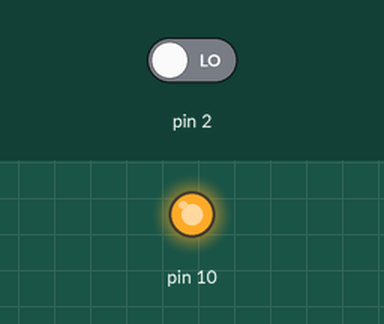
Recording of a sketch running on a simulated Arduino Uno, built with avr-gcc and run on an emulated ATmega328P. Parts: output pins drawn as LEDs (lit = HIGH). The test bench sets the inputs (shaded band); at power-on: pin 2 LOW. What the sketch prints to the serial monitor is not drawn.

Above: at 0.1 s.
Timing chart, 0 to 1.6 s (numbered marks = the images above):
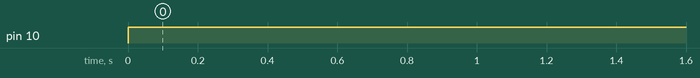

Measured:
- by itself, pin 10: LOW → HIGH at 0.00 s

The sketch:

cdc_emulator.ino.ino
```cpp
#include "SPI.h"
//#include <softwareserial.h>

#define DataOut 12
#define BUFFER 10

#define BYTES_DELAY 874 // 874 750
#define PACKET_DELAY 41

#define Data_out_interrupt 0

#define CDC_PREFIX1 0x53
#define CDC_PREFIX2 0x2C

#define CDC_END_CMD 0x14
#define CDC_END_CMD2 0x38
#define CDC_PLAY 0xE4
#define CDC_STOP 0x10
#define CDC_NEXT 0xF8
#define CDC_PREV 0x78
#define CDC_SEEK_FWD 0xD8
#define CDC_SEEK_RWD 0x58
#define cd1 0x0C
#define cd2 0x8C
#define cd3 0x4C
#define cd4 0xCC
#define cd5 0x2C
#define cd6 0xAC
#define CDC_SCAN 0xA0
#define CDC_SFL 0x60
#define CDC_PLAY_NORMAL 0x08

#define MODE_PLAY 0xFF
#define MODE_SHFFL 0x55
#define MODE_SCAN 0x00

volatile uint16_t captimehi = 0;
volatile uint16_t captimelo = 0;
volatile uint8_t capturingstart = 0;
volatile uint8_t capturingbytes = 0;
volatile uint32_t cmd [BUFFER];
volatile uint8_t cmd_write_buffer_pointer = 0;
volatile uint8_t cmd_read_buffer_pointer = 0;
volatile uint8_t cmdbit = 0;
volatile uint8_t newcmd [BUFFER];
volatile uint8_t prev_cmd = 0;

volatile uint8_t cd = 0xBE;
volatile uint8_t tr = 0xFE;
volatile uint8_t mode = MODE_PLAY;
volatile uint8_t idle = 1;
volatile uint8_t load_cd = 0;

uint8_t getCommand (uint32_t cmd2);
void send_package (uint8_t c0, uint8_t c1, uint8_t c2, uint8_t c3, uint8_t c4, uint8_t c5, uint8_t c6, uint8_t c7);
void read_Data_out ();
void prev_song();
void toggle_play_mode();
void next_song();
void play_cd (uint8_t cd);

void setup()
{
  pinMode (DataOut, INPUT_PULLUP);
  attachInterrupt (Data_out_interrupt, read_Data_out, CHANGE);
  cli (); //stop interrupts
  TCCR1A = 0; // set entire TCCR1A register to 0
  TCCR1B = 0; // same for TCCR1B
  TCNT1 = 0; // initialize counter value to 0
  // Set CS11 bit for 8 => tick every 1us @ 8MHz, 0.5us @ 16MHz
  // Set CS11 bit and CS10 for 64 prescaler => tick every 8us @ 8MHz, 4us @ 16MHz
  TCCR1B |= (1 << CS11); // | (1 << CS10);
  sei(); // allow interrupts
  Serial.begin(9600);
  Serial.println("start");
  SPI.begin();
  SPI.setBitOrder(MSBFIRST);
  SPI.setDataMode(SPI_MODE1);
  //SPI.setClockDivider(SPI_CLOCK_DIV128); // 62.5kHz@8MHz 125kHz @ 16MHz
  SPI.setClockDivider(SPI_CLOCK_DIV64); //125kHz@8MHz

  send_package (0x74, 0xBE, 0xFE, 0xFF, 0xFF, mode, 0x8F, 0x7C); // idle
  delay(10);
  send_package (0x34, 0xFF, 0xFE, 0xFE, 0xFE, 0xFF, 0xFA, 0x3C); //load disc
  delay(100);
  send_package (0x74, 0xBE, 0xFE, 0xFF, 0xFF, mode, 0x8F, 0x7C); // idle
  delay(10);

  while(1)
  {
    send_package(0x34, cd, tr, 0xFF, 0xFF, 0xFF, 0xCF, 0x3C);
    delay(PACKET_DELAY);


  }
}


void loop()
{
  /*

     for (int cmd_read_buffer_pointer = 0; cmd_read_buffer_pointer < BUFFER; cmd_read_buffer_pointer++)
   {
      Serial.println("test");
      if (newcmd [cmd_read_buffer_pointer])
      {
          //Tmp_cmd = getCommand(cmd);
          Serial.println(cmd[cmd_read_buffer_pointer], HEX);
          switch( getCommand (cmd [cmd_read_buffer_pointer]))
          {
            case CDC_STOP:
              prev_cmd = CDC_STOP;
              break;
            case CDC_PLAY_NORMAL:
              prev_cmd = CDC_PLAY_NORMAL;
              break;
            case CDC_PLAY:
              prev_cmd = CDC_PLAY;
              break;
            case CDC_PREV:
              prev_cmd = CDC_PREV;
              break;
            case CDC_NEXT:
              prev_cmd = CDC_NEXT;
              break;
            case cd1:
              prev_cmd = cd1;
              break;
            case cd2:
              prev_cmd = cd2;
              break;
            case cd3:
              prev_cmd = cd3;
              break;
            case cd4:
              prev_cmd = cd4;
              break;
            case cd5:
              prev_cmd = cd5;
              break;
            case cd6:
              prev_cmd = cd6;
              break;
            case CDC_END_CMD:
              if (prev_cmd == CDC_PLAY_NORMAL || prev_cmd == CDC_PLAY)
              {
                 idle = 0;
                 mode = MODE_PLAY;
                 toggle_play_mode();
              }
              else if (prev_cmd == CDC_PREV)
              {
                idle = 0;
                tr++;
                prev_song();
              }
              else if (prev_cmd == CDC_NEXT)
              {
                idle = 0;
                tr--;
                next_song();
              }
              else if (prev_cmd == CDC_STOP)
              {
                idle = 1;
                toggle_play_mode();
              }
              prev_cmd = 0;
              break;
            case CDC_END_CMD2:
              if (prev_cmd == cd1)
              {
                idle = 0;
                cd = 0xBE;
                play_cd(cd);
              }
              else if (prev_cmd == cd2)
              {
                idle = 0;
                cd = 0xBD;
                play_cd(cd);
              }
              else if (prev_cmd == cd3)
              {
                idle = 0;
                cd = 0xBC;
                play_cd(cd);
              }
              else if (prev_cmd == cd4)
              {
                idle = 0;
                cd = 0xBB;
                play_cd(cd);
              }
              else if (prev_cmd == cd5)
              {
                idle = 0;
                cd = 0xBA;
                play_cd(cd);
              }
              else if (prev_cmd == cd6)
              {
                idle = 0;
                cd = 0xB9;
                play_cd(cd);
              }
              prev_cmd = 0;
              break;
          }
          newcmd [cmd_read_buffer_pointer] = 0;
          Serial.print("CD:");
          Serial.print(cd, HEX);
          Serial.print("TR:");
          Serial.print("mode:");
          Serial.print(mode, HEX);
          Serial.print("idle:");
          Serial.print(idle);
      }
   }

   if (idle)
   {
    send_package(0x34, cd, tr, 0xFF, 0xFF, mode, 0xCF, 0x3C);
   }
   else
   {
    send_package(0x34, cd, tr, 0xFF, 0xFF, mode, 0xCF, 0x3C);
   }

  i++;
  if (i > 1000)
  {
    i = 0;
    cd--;
    tr--;
  }
  */

}

uint8_t getCommand(uint32_t cmd2)
{
  if (((cmd2 >> 24) & 0xFF) == CDC_PREFIX1 && ((cmd2 >> 16) & 0xFF) == CDC_PREFIX2)
    if (((cmd2 >> 8) & 0xFF) == (0xFF ^ ((cmd2) & 0xFF)))
      return (cmd2 >> 8) & 0xFF;
  return 0;
}

void send_package(uint8_t c0, uint8_t c1, uint8_t c2, uint8_t c3, uint8_t c4, uint8_t c5, uint8_t c6, uint8_t c7)
{
  SPI.transfer(c0);
  delayMicroseconds(BYTES_DELAY);
  SPI.transfer(c1);
  delayMicroseconds(BYTES_DELAY);
  SPI.transfer(c2);
  delayMicroseconds(BYTES_DELAY);
  SPI.transfer(c3);
  delayMicroseconds(BYTES_DELAY);
  SPI.transfer(c4);
  delayMicroseconds(BYTES_DELAY);
  SPI.transfer(c5);
  delayMicroseconds(BYTES_DELAY);
  SPI.transfer(c6);
  delayMicroseconds(BYTES_DELAY);
  SPI.transfer(c7);
}

void read_Data_out() // remote signals
{
  // if (newcmd == 0) {
  if (digitalRead(DataOut))
  {
    if (capturingstart || capturingbytes)
    {
      captimelo = TCNT1;
    }
    else
    {
      capturingstart = 1;
    }
    TCNT1 = 0;

    // eval times
    // tick @ 0.5us
    // 9000us HIGH and 4500us LOW
    if (captimehi > 17000 && captimelo > 8000) // && captimehi < 19000/8 && captimelo < 10000)
    {
      capturingstart = 0;
      capturingbytes = 1;
      //Cmdbit = 0;
      //Cmd = 0;
      //Serial.println("startseq Found ");
    }// Logic one = 1700us
    else if(capturingbytes && captimelo > 3300) // && captimelo < 3500)
    {
      //Serial.println("bit 1 ");
      cmd[cmd_write_buffer_pointer] = (cmd [cmd_write_buffer_pointer] << 1) | 0x00000001;
      cmdbit ++;
    }
    else if (capturingbytes && captimelo > 1000)// && captimelo < 1200)
    {
      //Serial.println("bit 0 ");
      cmd[cmd_write_buffer_pointer] = (cmd[cmd_write_buffer_pointer] << 1);
      cmdbit ++;
    }

    if (cmdbit == 32)
    {
      //Serial.println("32bit");
      //Serial.println(cmd[cmd_write_buffer_pointer], HEX);
      newcmd[cmd_write_buffer_pointer] = 1;
      capturingbytes = 0;
      cmdbit = 0;
      cmd_write_buffer_pointer ++;
      if (cmd_write_buffer_pointer == BUFFER)
        cmd_write_buffer_pointer = 0;
    }
  }
  else
  {
    captimehi = TCNT1;
    TCNT1 = 0;
  }
  //}
}
```
